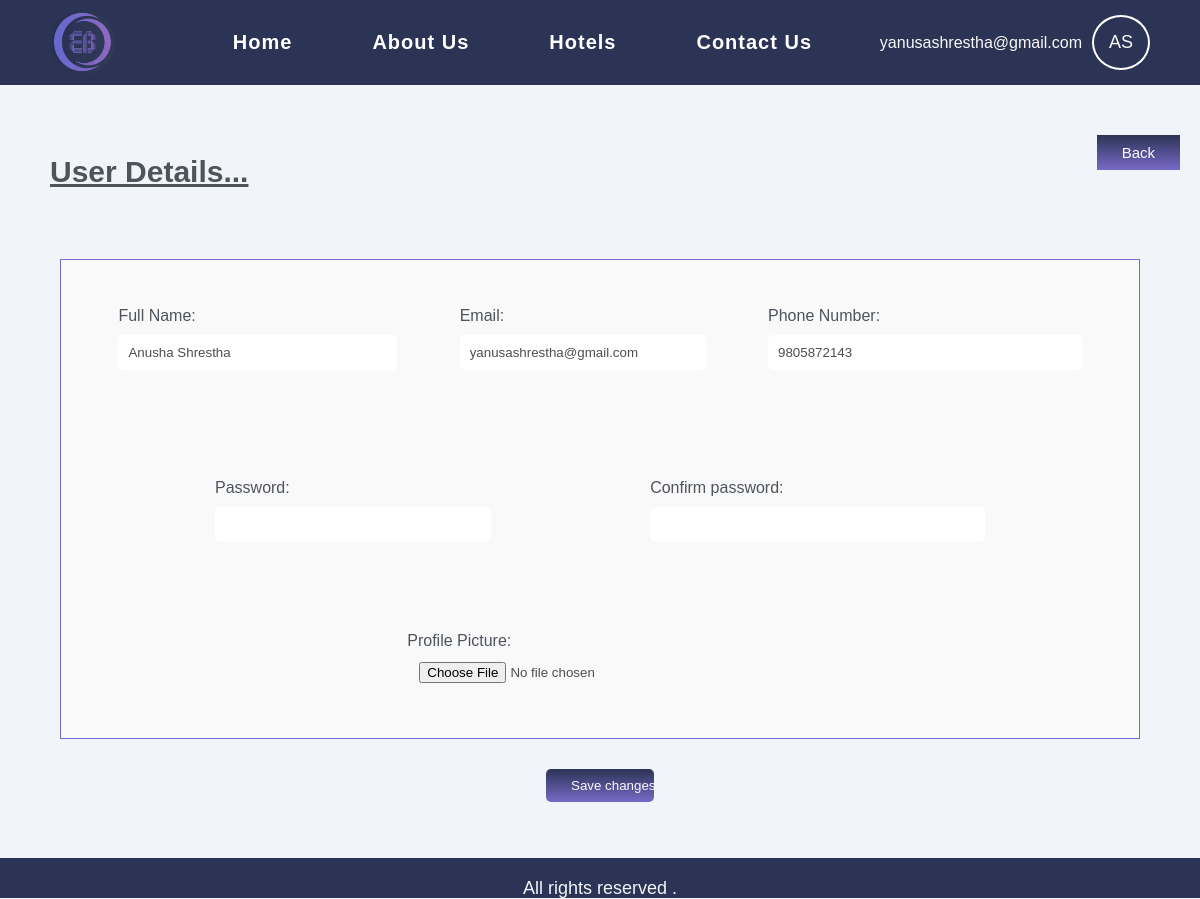
Screenshot of /update.php (signed in) with the database file from the repository.
### tables this page shows
CREATE TABLE `users` (
  `user_id` int NOT NULL,
  `fullname` varchar(255) NOT NULL,
  `email` varchar(255) NOT NULL,
  `password` varchar(255) NOT NULL,
  `phone` varchar(20) DEFAULT NULL,
  `images` blob
);

### update.php (the view, shortened to what this page needs)
<?php
include 'connection.php';
include 'nav.php';
$loggedInEmail = $_SESSION['email'];
$sql = "SELECT * FROM users WHERE email = ?";
$stmt = mysqli_prepare($conn, $sql);
mysqli_stmt_bind_param($stmt, "s", $loggedInEmail);
mysqli_stmt_execute($stmt);
$result = mysqli_stmt_get_result($stmt);
$user = mysqli_fetch_assoc($result);
?>
<!DOCTYPE html>
<html lang="en">
<head>
    <link rel="stylesheet" href="./css/dashboard.css">
</head>
<body>
    <div class="contain">
        <div class="heading">
            <div class="part">
                <h2>User Details...</h2>
            </div>
            <div class="search">
                <a href="admin.php">
                    <button type="submit">Back</button>
                </a>
            </div>
        </div>
        <form action="<?php echo htmlspecialchars($_SERVER["PHP_SELF"]); ?>" method="post"
            onsubmit="return validateForm()" enctype="multipart/form-data">
            <div class="container">
                <div class="elements">
                    <label for="fname">Full Name:</label>
                    <input type="text" id="fname" name="fname" value="<?php echo $user['fullname']; ?>" required />
                </div>
                <div class="elements">
                    <label for="email">Email:</label>
                    <input type="email" id="email" name="email" value="<?php echo $user['email']; ?>" required />
                </div>
                <div class="elements">
                    <label for="phone">Phone Number:</label>
                    <input type="tel" id="phone" name="phone" value="<?php echo $user['phone']; ?>" required />
                </div>
                <div class="elements">
                    <label for="password">Password:</label>
                    <input type="password" id="password" name="password1" required />
                </div>
                <div class="elements">
                    <label for="password">Confirm password:</label>
                    <input type="password" id="password2" name="password2" required />
                </div>
                <div>
                    <label for="image">Profile Picture:</label>
                    <input type="file" name="image" id="image">
                </div>
            </div>
            <input type="submit" name="update" value="Save changes" onclick="return confirm('Confirm update?')" />
        </form>
    </div>
</body>
</html>
<?php
include 'footer.php';
?>

### nav.php (shortened to what this page needs)
<?php
include 'connection.php';
$loggedInEmail = isset($_SESSION['email']) ? $_SESSION['email'] : null;
$guestName = '';
$profileImagePath = '';
if ($loggedInEmail) {
    $sql_admin = "SELECT fullname, email, images FROM admins WHERE email = ?";
    $sql_user = "SELECT fullname, email, images FROM users WHERE email = ?";
    $stmt_admin = mysqli_prepare($conn, $sql_admin);
    $stmt_user = mysqli_prepare($conn, $sql_user);
    if ($stmt_admin && $stmt_user) {
        mysqli_stmt_bind_param($stmt_admin, "s", $loggedInEmail);
        mysqli_stmt_bind_param($stmt_user, "s", $loggedInEmail);
        mysqli_stmt_execute($stmt_admin);
        $result_admin = mysqli_stmt_get_result($stmt_admin);
        if ($row_admin = mysqli_fetch_assoc($result_admin)) {
            $guestName = $row_admin['fullname'];
            $profileImagePath = $row_admin['images'];
        } else {
            mysqli_stmt_execute($stmt_user);
            $result_user = mysqli_stmt_get_result($stmt_user);
            if ($row_user = mysqli_fetch_assoc($result_user)) {
                $guestName = $row_user['fullname'];
                $profileImagePath = $row_user['images'];
            }
        }
    } else {
        echo "Error: Unable to prepare SQL statements.";
        exit();
    }
}
function generateProfilePicture($fullname)
{
    $names = explode(" ", $fullname);
    $firstInitial = strtoupper(substr($names[0], 0, 1));
    $lastInitial = isset($names[1]) ? strtoupper(substr($names[1], 0, 1)) : '';
    return $firstInitial . $lastInitial;
}
?>
<!DOCTYPE html>
<html lang="en">
<head>
    <link rel="stylesheet" href="./css/home.css">
</head>
<body>
    <nav>
        <div class="navigation_bar">
            <div class="logo">
                <a href="landing.php"><img src="./images/logo3.png" alt="logo"></a>
            </div>
            <div class="menu">
                <ul>
                    <li><a href="landing.php">Home</a></li>
                    <li><a href="Aboutus.php">About Us</a></li>
                    <li><a href="hotellist.php">Hotels</a></li>
                    <li><a href="contact_us.php">Contact Us</a></li>
                </ul>
            </div>
            <div class="admin--profile">
                <?php if ($loggedInEmail): ?>
                <div class="dropdown" onclick="toggleDropdown()">
                    <p><?php echo htmlspecialchars($loggedInEmail); ?></p>
                    <?php if (!empty($profileImagePath) && file_exists($profileImagePath)): ?>
                    <img src="<?php echo htmlspecialchars($profileImagePath); ?>" alt="Profile Picture">
                    <?php else: ?>
                    <div class="default-profile-image"><?php echo htmlspecialchars(generateProfilePicture($guestName)); ?></div>
                    <?php endif; ?>
                </div>
                <?php else: ?>
                <a href="login.php">Log In</a>
                <a href="signup.php">Sign Up</a>
                <?php endif; ?>
            </div>
        </div>
    </nav>
</body>
</html>

### css/home.css (style rules this page uses)
* { margin: 0; padding: 0; box-sizing: border-box; font-family: Arial, Helvetica, sans-serif; color: #4d545c; }
body { background-color: #f1f5f9; }
.navigation_bar { padding: 10px; display: flex; justify-content: space-between; flex-wrap: wrap; align-items: center; background-color: #2b3454; }
.navigation_bar a { text-decoration: none; color: white; transition: color 0.3s ease; font-weight: 800; font-size: 20px; padding: 10px 40px; letter-spacing: 1px; }
.navigation_bar ul { margin-left: 100px; list-style-type: none; display: flex; justify-content: center; }
.logo { width: 65px; height: 65px; }
.logo img { border-radius: 50px; width: 100%; height: 100%; }
.admin--profile { display: flex; align-items: center; }
.admin--profile p { font-size: 16px !important; }
.dropdown { position: relative; display: flex; align-items: center; margin-right: 20px; cursor: pointer; }
.dropdown p { margin: 0; padding: 0 10px; font-size: 14px; }
.default-profile-image { color: #f9f9f9; }
.container { flex-wrap: wrap; overflow: hidden; padding: 0 45px; }
form { display: flex; column-gap: 30px; margin: 0 10px; }
button { background: linear-gradient(to top, #7969c7, #2b3454); border: none; align-items: center; font-size: 15px; color: #f9f9f9; }
.heading { margin: 30px 0; text-decoration: underline; }
a { text-decoration: none; color: #212121; }
.admin--profile { display: flex; justify-content: center; align-items: center; column-gap: 20px; padding-right: 20px; }
.admin--profile p { font-size: 18px; color: #f9f9f9; }
.default-profile-image { padding: 15px; border: 2px solid white; border-radius: 50%; }
input[type="submit"] { cursor: pointer; }
.reservation--info, input { width: 100%; padding: 12px; margin-bottom: 16px; box-sizing: border-box; border: none; border-radius: 5px; color: #4d4d4f; }

### css/dashboard.css (style rules this page uses)
* { margin: 0; padding: 0; }
body { background-color: #f9f9f9; display: flex; flex-direction: column; min-height: 100vh; flex-wrap: wrap; }
a { text-decoration: none; color: black; }
.search button { color: #4d4d4f; }
.admin--profile { display: flex; justify-content: center; align-items: center; column-gap: 20px; padding-right: 20px; font-size: 18px; }
.default-profile-image { padding: 15px; border: 2px solid white; border-radius: 50%; }
.heading { display: flex; justify-content: space-between; padding: 20px; font-size: 20px; }
.part { display: flex; justify-content: space-between; flex-wrap: wrap; padding: 20px 30px; }
.container { display: flex; justify-content: space-between; }
.elements input { width: 100%; padding: 10px; margin-top: 10px; }
.elements, .service { padding: 20px 0; }

### update.php (style rules this page uses)
input[type='submit'] { width: 10%; align-self: center; border: none; }
button, input[type='submit'] { padding: 9px 25px !important; cursor: pointer; background: linear-gradient(to top, #7969c7, #2b3454); color: #f9f9f9 !important; border: none; }
form { padding: 0px 50px; display: flex; flex-direction: column; flex-wrap: wrap; justify-content: center; }
.container { height: 60vh; display: flex; justify-content: space-evenly !important; column-gap: 50px; align-items: center; flex-wrap: wrap; padding: 6px 40px; background-color: #f9f9f9; border: 1px solid #7969c7; margin-bottom: 30px; }

### rows the page displays
users: fullname "AS", fname "Anusha Shrestha", email "yanusashrestha@gmail.com", phone "9805872143"

### other values shown
$loggedInEmail "yanusashrestha@gmail.com"
